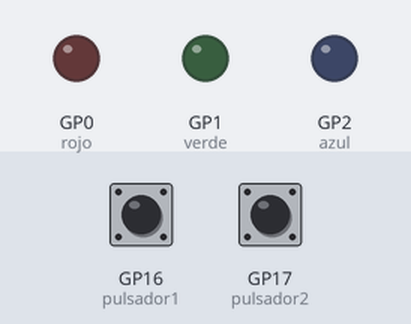
Simulated run of this program. Board: Raspberry Pi Pico running MicroPython. Parts: output pins drawn as LEDs (lit = HIGH). Dashed ring = blinking. The inputs (shaded band) are chosen by the test bench; at power-on: GP16 (pulsador1) HIGH, GP17 (pulsador2) HIGH.

Above: at 1.2 s.
1.3 s: GP16 (pulsador1) pulled LOW for 2.6 s
At 2.8 s:
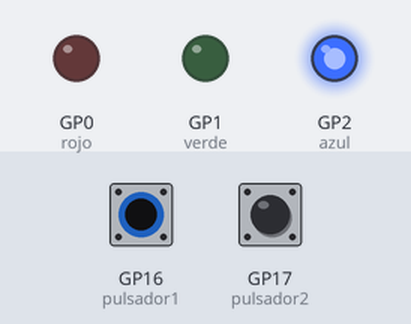
5.4 s: GP17 (pulsador2) pulled LOW for 2.6 s
At 6.8 s:
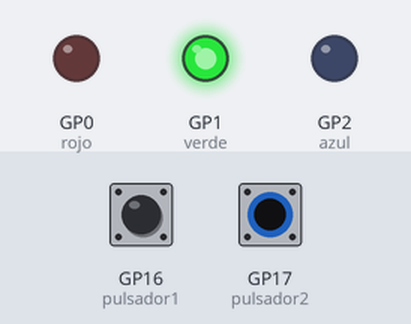
At 8.6 s:
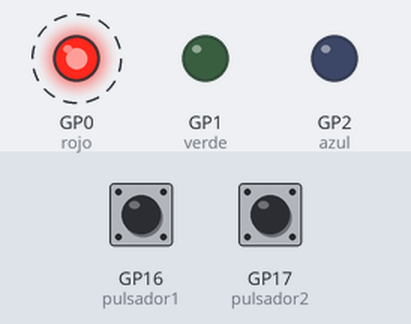
Timing chart, 0 to 15.5 s (numbered marks = the images above; inputs shaded):
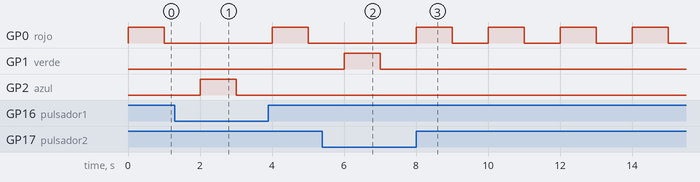

Measured:
- after the input at 1.3 s, GP2 (azul): LOW → HIGH after 0.70 s, → LOW 1.0 s later
- after the input at 5.4 s, GP1 (verde): LOW → HIGH after 0.60 s, → LOW 1.0 s later
- by itself, GP0 (rojo): alternates HIGH for 1.0 s and LOW for 1.0 s

The program:

10-funciones.py
```python
# Importa las librerías necesarias para controlar los pines, el ADC, PWM y el tiempo
from machine import Pin, PWM
import time

# Configura los pines 0, 1 y 2 como salidas para controlar los LEDs
rojo = Pin(0, Pin.OUT)
verde = Pin(1, Pin.OUT)
azul = Pin(2, Pin.OUT)

# Configura los pines 16 y 17 como entradas con resistencias pull-up para los pulsadores
pulsador1 = Pin(16, Pin.IN, Pin.PULL_UP)
pulsador2 = Pin(17, Pin.IN, Pin.PULL_UP)


def parpadeo(objeto):
    objeto.on()          # Enciende el LED
    time.sleep(1)       # Espera 1 segundo
    objeto.off()         # Apaga el LED
    time.sleep(1)       # Espera 1 segundo

# Bucle principal que se ejecuta indefinidamente
while True:
    parpadeo(rojo)

    # Si el pulsador 1 está presionado (valor bajo), ejecuta la función para parpadear el LED azul
    if pulsador1.value() == 0:
        parpadeo(azul)

    # Si el pulsador 2 está presionado (valor bajo), ejecuta la función para parpadear el LED verde
    if pulsador2.value() == 0:
        parpadeo(verde)
```
